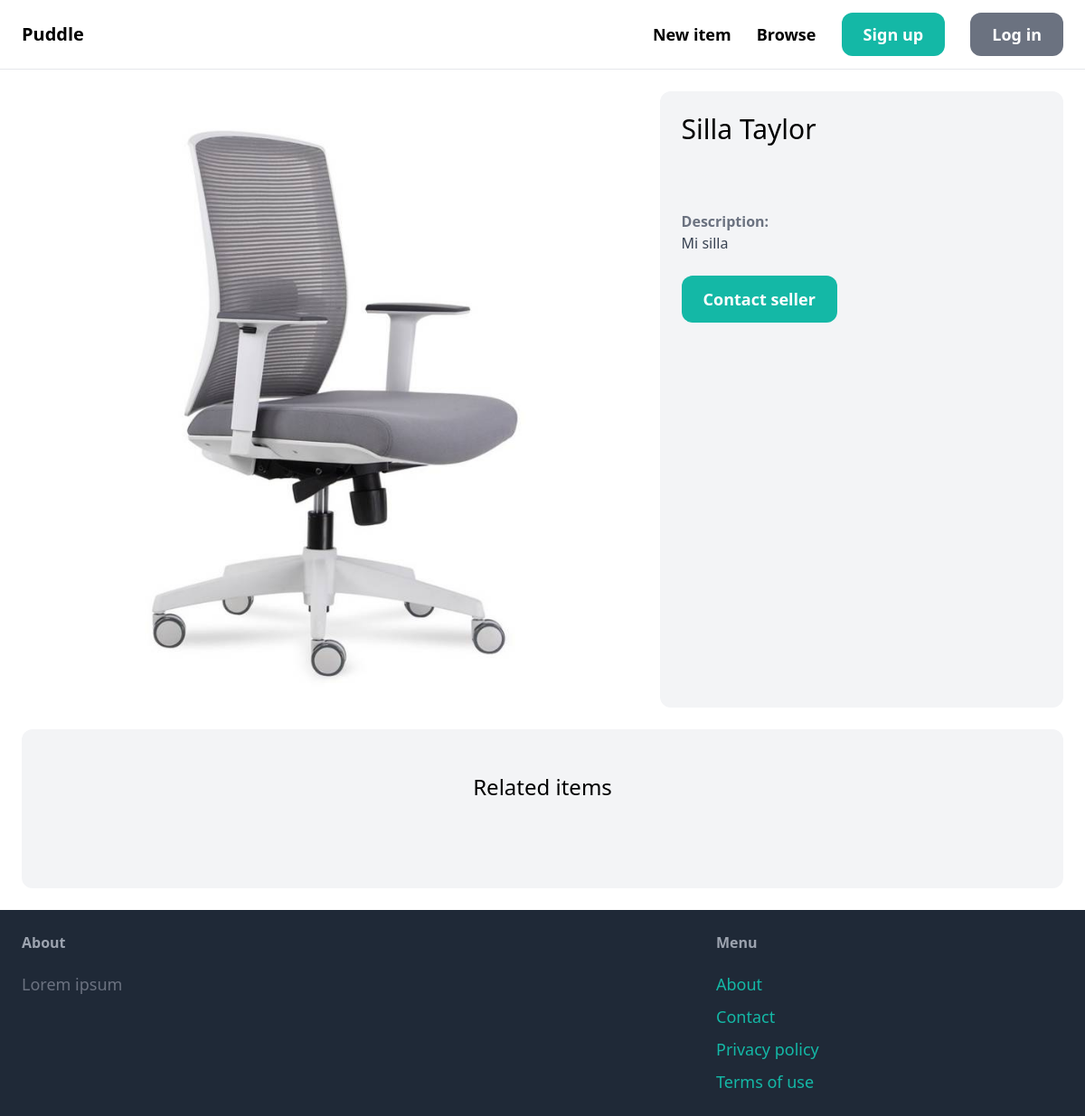
The page /items/4/ on the database as committed earlier.
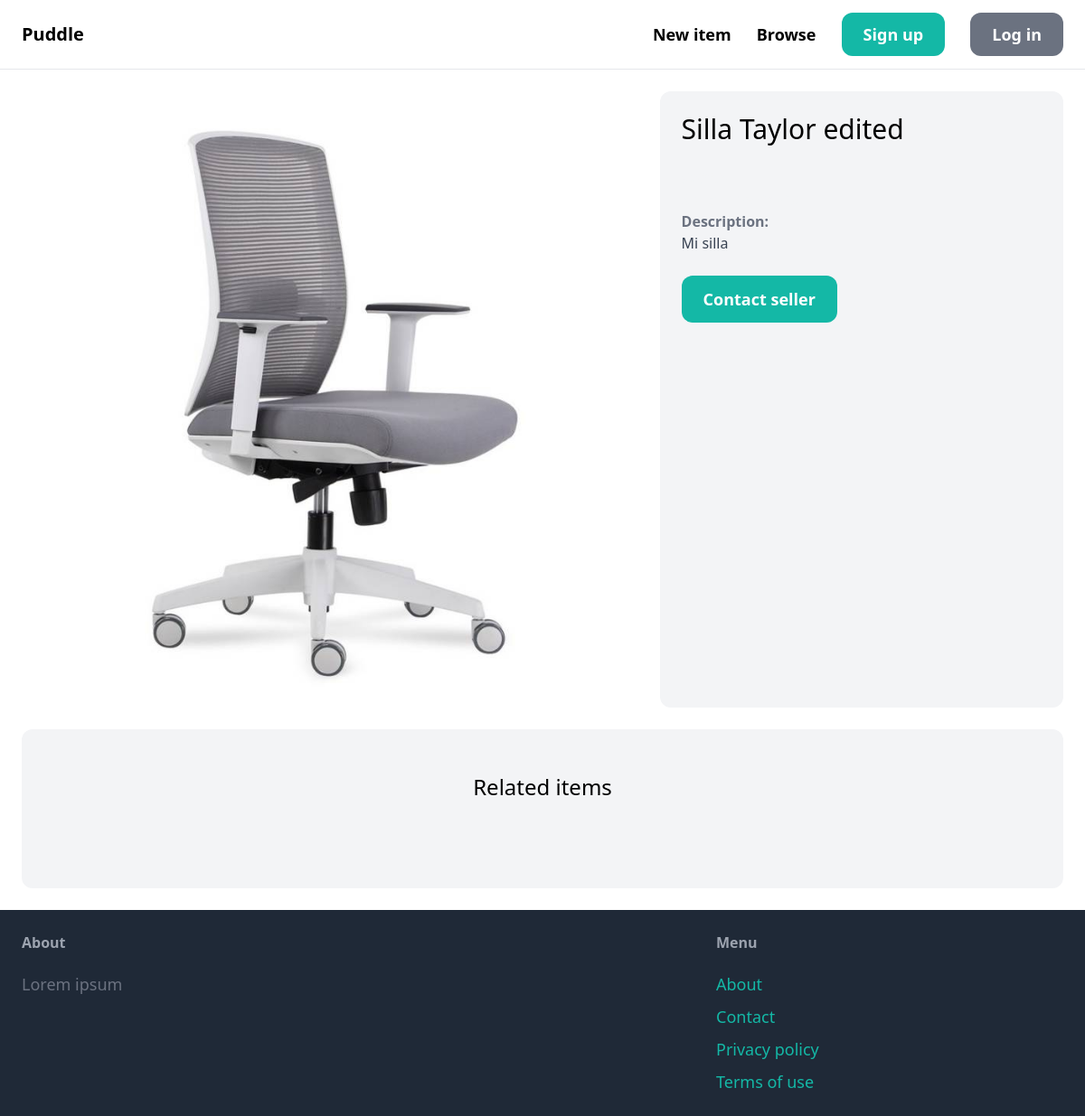
The same page on the database as committed later.
### item/models.py (models this page shows, shortened)
class Item(models.Model):
    category = models.ForeignKey(Category, related_name='items', on_delete=models.CASCADE)
    name = models.CharField(max_length=255)
    description = models.TextField(blank=True, null=True)
    price = models.FloatField()
    image = models.ImageField(upload_to='item_images', blank=True, null=True)
    is_sold = models.BooleanField(default=False)
    created_by = models.ForeignKey(User, related_name='items', on_delete=models.CASCADE)
    created_at = models.DateTimeField(auto_now_add=True)

### item/views.py (the view)
# urls.py: path('<int:pk>/', views.detail, name='detail'),
def detail(request, pk):
    item = get_object_or_404(Item, pk=pk)
    related_items = Item.objects.filter(category=item.category, is_sold=False).exclude(pk=pk)[:3]
    return render(request, 'item/detail.html', {'item': item, 'related_items': related_items})

### item/templates/item/detail.html (shortened to what this page needs)
{% extends 'core/base.html' %}
{% block content %}
    <div class="grid grid-cols-5 gap-6">
        <div class="col-span-3">
            <img src="{{ item.image.url }}" class="rounded-xl">
        </div>
        <div class="col-span-2 p-6 bg-gray-100 rounded-xl">
            <h1 class="mb-6 text-3xl">{{ item.name }}</h1>
            <p class="text-gray-100"><strong>${{ item.price }}</strong></p>
            <p class="text-gray-100">Seller: <strong>{{ item.created_by.username }}</strong></p>
            {% if item.description %}
                <p class="text-gray-700">
                    <strong class="text-gray-500">Description:</strong><br>
                    {{ item.description }}
                </p>
            {% endif %}
            {% if item.created_by == request.user %}
                <div class="mt-6 p-6 bg-white rounded-xl">
                    <p>This is your item!</p>
                    <a href="{% url 'item:edit' item.id %}" class="inline-block mt-6 px-6 py-3 text-lg font-semibold bg-teal-500 text-white rounded-xl">Edit</a>
                    <a href="{% url 'item:delete' item.id %}" class="inline-block mt-6 px-6 py-3 text-lg font-semibold bg-red-500 text-white rounded-xl">Delete</a>
                </div>
            {% else %}
                <a href="{% url 'conversation:new' item.id %}" class="inline-block mt-6 px-6 py-3 text-lg font-semibold bg-teal-500 text-white rounded-xl hover:bg-teal-700">Contact seller</a>
            {% endif %}
        </div>
    </div>
     <div class="mt-6 px-6 py-12 bg-gray-100 rounded-xl">
        <h2 class="mb-12 text-2xl text-center">Related items</h2>
    </div>
{% endblock %}

Rows that differ between the two databases and show on the page:
changed Item "Mi silla": name "Silla Taylor" → "Silla Taylor edited"
